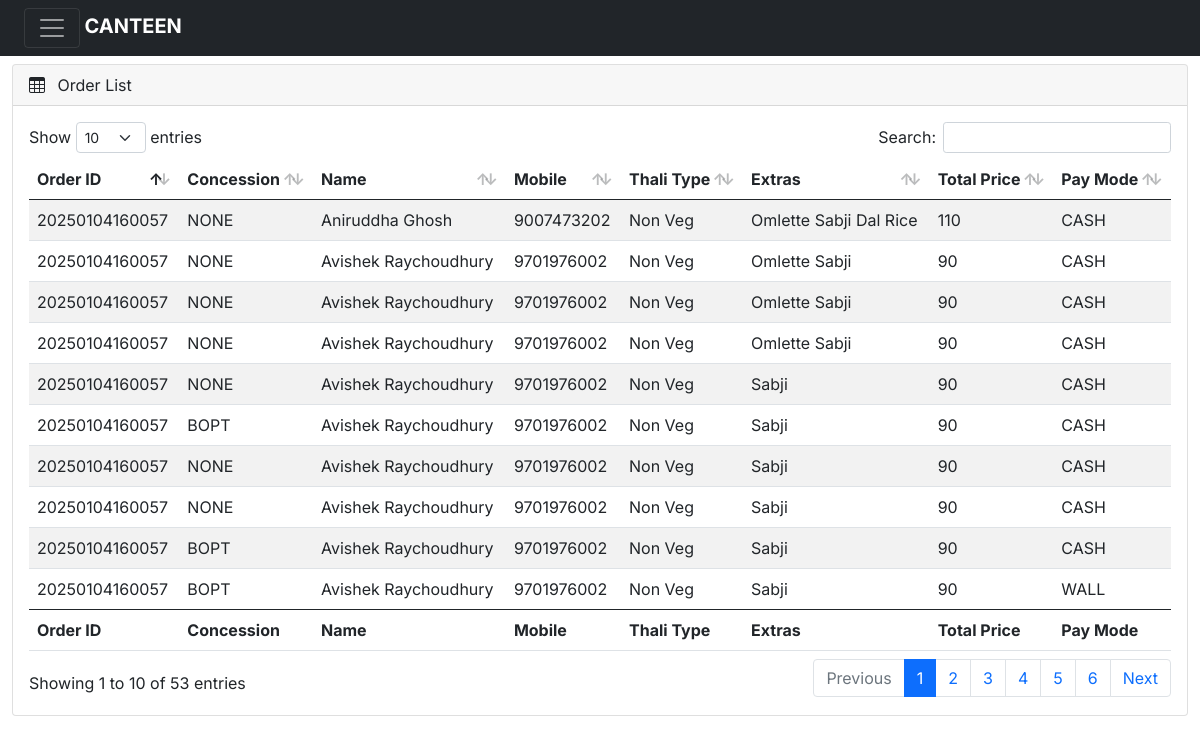
The page /order_list/ on the database as committed earlier.
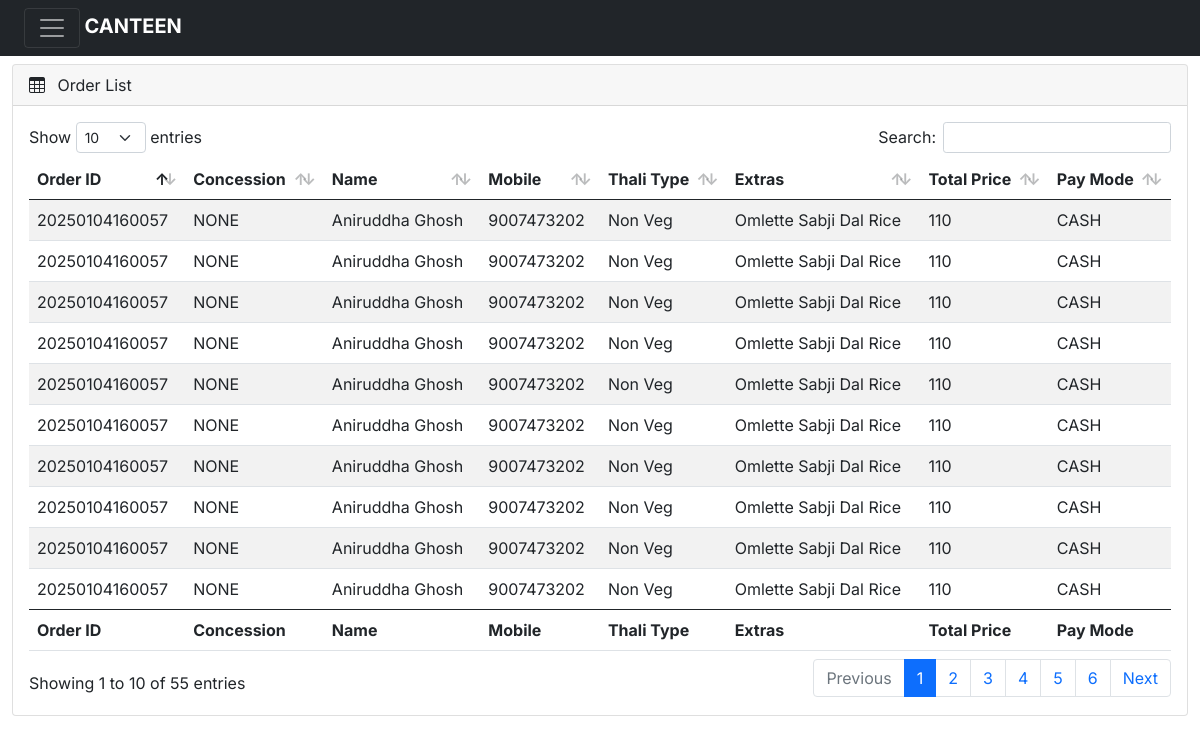
The same page on the database as committed later.
### web/models.py (models this page shows, shortened)
class Order(models.Model):
    id = models.AutoField(primary_key=True)  # Auto-incrementing primary key
    order_id = models.CharField(max_length=100, default=datetime.now().strftime('%Y%m%d%H%M%S'))  # Order ID (timestamp)
    concession_category = models.CharField(max_length=4, blank=True, null=True)  # Concession category (directly stored as a char field)
    customer_mobile = models.CharField(max_length=10, blank=True, null=True)  # Customer mobile number (directly stored)
    customer_name = models.CharField(max_length=200, blank=True, null=True)  # Customer name (directly stored)
    pay_mode = models.CharField(max_length=4, null=True )  # Payment mode (e.g., "CASH", "BILL", "FREE", "WALL", etc.)
    thali_type = models.CharField(max_length=20, blank=True, null=True)  # Thali type (stored as a char field)
    thali_type_name = models.CharField(max_length=20, blank=True, null=True)  # Thali type (stored as a char field)
    extra_item1 = models.CharField(max_length=20, blank=True, null=True)  # Extra item 1 (short name)
    extra_item1_name = models.CharField(max_length=20, blank=True, null=True)
    extra_item2 = models.CharField(max_length=20, blank=True, null=True)  # Extra item 2 (short name)
    extra_item2_name = models.CharField(max_length=20, blank=True, null=True)
    extra_item3 = models.CharField(max_length=20, blank=True, null=True)  # Extra item 3 (short name)
    extra_item3_name = models.CharField(max_length=20, blank=True, null=True)
    extra_item4 = models.CharField(max_length=20, blank=True, null=True)  # Extra item 4 (short name)
    extra_item4_name = models.CharField(max_length=20, blank=True, null=True)  # Extra item 1 (short name)
    total_price = models.IntegerField()  # Total price for the order

### web/views.py (the view)
# urls.py: path('order_list/', views.order_list, name='order_list'),
def order_list(request):
    orders = Order.objects.all()
    return render(request, 'orders/order_list.html', {'orders': orders})

### web/templates/orders/order_list.html (shortened to what this page needs)
{% load static %}
<!DOCTYPE html>
<html lang="en">
<head>
    <link rel="stylesheet" href="{% static 'lib/css/bootstrap.min.css' %}">
    <link rel="stylesheet" href="https://cdn.jsdelivr.net/npm/bootstrap-icons@1.4.1/font/bootstrap-icons.css">
    <link rel="stylesheet" href="{% static 'lib/css/dataTables.bootstrap5.min.css' %}">
    <link rel="stylesheet" href="{% static 'lib/css/style.css' %}">
</head>
<body>
    <nav class="navbar navbar-dark bg-dark fixed-top">
      <div class="container-fluid">
      <div class="container-fluid">
        <button
          class="navbar-toggler"
          type="button"
          data-bs-toggle="offcanvas"
          data-bs-target="#sidebar"
          aria-controls="offcanvasExample"
        >
          <span class="navbar-toggler-icon" data-bs-target="#sidebar"></span>
        </button>
        <a class="navbar-brand me-auto ms-lg-0 ms-3 text-uppercase fw-bold" href="#">Canteen</a>
      </div>
      </nav>
    <main class="mt-5 pt-3">
      <div class="container-fluid">
        <div class="row">
          <div class="col-md-12 mb-3">
            <div class="card">
              <div class="card-header">
                <span><i class="bi bi-table me-2"></i></span> Order List
              </div>
              <div class="card-body">
                <div class="table-responsive">
                  <table id="example" class="table table-striped data-table" style="width: 100%">
                    <thead>
                      <tr>
                        <th>Order ID</th>
                        <th>Concession</th>
                        <th>Name</th>
                        <th>Mobile</th>
                        <th>Thali Type</th>
                        <th>Extras</th>
                        <th>Total Price</th>
                        <th>Pay Mode</th>
                      </tr>
                    </thead>
                    <tbody>
                      {% for order in orders %}
                        <tr>
                          <td>{{ order.order_id }}</td>
                          <td>{{ order.concession_category }}</td>
                          <td>{{ order.customer_name }}</td>
                          <td>{{ order.customer_mobile }}</td>
                          <td>{{ order.thali_type_name }}</td>
                          <td>
                                {% if order.extra_item1 %}{{ order.extra_item1_name }} {% endif %}
                                {% if order.extra_item2 %}{{ order.extra_item2_name }} {% endif %}
                                {% if order.extra_item3 %}{{ order.extra_item3_name }} {% endif %}
                                {% if order.extra_item4 %}{{ order.extra_item4_name }} {% endif %}
                          </td>
                          <td>{{ order.total_price }}</td>
                          <td>{{ order.pay_mode }}</td>
                        </tr>
                      {% endfor %}
                    </tbody>
                    <tfoot>
                      <tr>
                        <th>Order ID</th>
                        <th>Concession</th>
                        <th>Name</th>
                        <th>Mobile</th>
                        <th>Thali Type</th>
                        <th>Extras</th>
                        <th>Total Price</th>
                        <th>Pay Mode</th>
                      </tr>
                    </tfoot>
                  </table>
                </div>
              </div>
            </div>
          </div>
        </div>
      </div>
    </main>
</body>
</html>

Rows that differ between the two databases and show on the page:
removed Order: order_id "20250104160057", concession_category "NONE", customer_name "Avishek Raychoudhury", customer_mobile "9701976002", thali_type_name "Non Veg", extra_item1_name "Omlette", extra_item2_name "Sabji", total_price "90", pay_mode "CASH"
removed Order: order_id "20250104160057", concession_category "NONE", customer_name "Avishek Raychoudhury", customer_mobile "9701976002", thali_type_name "Non Veg", extra_item1_name "Omlette", extra_item2_name "Sabji", total_price "90", pay_mode "CASH"
removed Order: order_id "20250104160057", concession_category "NONE", customer_name "Avishek Raychoudhury", customer_mobile "9701976002", thali_type_name "Non Veg", extra_item1_name "Omlette", extra_item2_name "Sabji", total_price "90", pay_mode "CASH"
removed Order: order_id "20250104160057", concession_category "NONE", customer_name "Avishek Raychoudhury", customer_mobile "9701976002", thali_type_name "Non Veg", extra_item2_name "Sabji", total_price "90", pay_mode "CASH"
removed Order: order_id "20250104160057", concession_category "BOPT", customer_name "Avishek Raychoudhury", customer_mobile "9701976002", thali_type_name "Non Veg", extra_item2_name "Sabji", total_price "90", pay_mode "CASH"
removed Order: order_id "20250104160057", concession_category "NONE", customer_name "Avishek Raychoudhury", customer_mobile "9701976002", thali_type_name "Non Veg", extra_item2_name "Sabji", total_price "90", pay_mode "CASH"
removed Order: order_id "20250104160057", concession_category "NONE", customer_name "Avishek Raychoudhury", customer_mobile "9701976002", thali_type_name "Non Veg", extra_item2_name "Sabji", total_price "90", pay_mode "CASH"
removed Order: order_id "20250104160057", concession_category "BOPT", customer_name "Avishek Raychoudhury", customer_mobile "9701976002", thali_type_name "Non Veg", extra_item2_name "Sabji", total_price "90", pay_mode "CASH"
removed Order: order_id "20250104160057", concession_category "BOPT", customer_name "Avishek Raychoudhury", customer_mobile "9701976002", thali_type_name "Non Veg", extra_item2_name "Sabji", total_price "90", pay_mode "WALL"
added Order: order_id "20250104160057", concession_category "NONE", customer_name "Aniruddha Ghosh", customer_mobile "9007473202", thali_type_name "Non Veg", extra_item1_name "Omlette", extra_item2_name "Sabji", extra_item3_name "Dal", extra_item4_name "Rice", total_price "110", pay_mode "CASH"
added Order: order_id "20250104160057", concession_category "NONE", customer_name "Aniruddha Ghosh", customer_mobile "9007473202", thali_type_name "Non Veg", extra_item1_name "Omlette", extra_item2_name "Sabji", extra_item3_name "Dal", extra_item4_name "Rice", total_price "110", pay_mode "CASH"
added Order: order_id "20250104160057", concession_category "NONE", customer_name "Aniruddha Ghosh", customer_mobile "9007473202", thali_type_name "Non Veg", extra_item1_name "Omlette", extra_item2_name "Sabji", extra_item3_name "Dal", extra_item4_name "Rice", total_price "110", pay_mode "CASH"
added Order: order_id "20250104160057", concession_category "NONE", customer_name "Aniruddha Ghosh", customer_mobile "9007473202", thali_type_name "Non Veg", extra_item1_name "Omlette", extra_item2_name "Sabji", extra_item3_name "Dal", extra_item4_name "Rice", total_price "110", pay_mode "CASH"
added Order: order_id "20250104160057", concession_category "NONE", customer_name "Aniruddha Ghosh", customer_mobile "9007473202", thali_type_name "Non Veg", extra_item1_name "Omlette", extra_item2_name "Sabji", extra_item3_name "Dal", extra_item4_name "Rice", total_price "110", pay_mode "CASH"
added Order: order_id "20250104160057", concession_category "NONE", customer_name "Aniruddha Ghosh", customer_mobile "9007473202", thali_type_name "Non Veg", extra_item1_name "Omlette", extra_item2_name "Sabji", extra_item3_name "Dal", extra_item4_name "Rice", total_price "110", pay_mode "CASH"
added Order: order_id "20250104160057", concession_category "NONE", customer_name "Aniruddha Ghosh", customer_mobile "9007473202", thali_type_name "Non Veg", extra_item1_name "Omlette", extra_item2_name "Sabji", extra_item3_name "Dal", extra_item4_name "Rice", total_price "110", pay_mode "CASH"
added Order: order_id "20250104160057", concession_category "NONE", customer_name "Aniruddha Ghosh", customer_mobile "9007473202", thali_type_name "Non Veg", extra_item1_name "Omlette", extra_item2_name "Sabji", extra_item3_name "Dal", extra_item4_name "Rice", total_price "110", pay_mode "CASH"
added Order: order_id "20250104160057", concession_category "NONE", customer_name "Aniruddha Ghosh", customer_mobile "9007473202", thali_type_name "Non Veg", extra_item1_name "Omlette", extra_item2_name "Sabji", extra_item3_name "Dal", extra_item4_name "Rice", total_price "110", pay_mode "CASH"
Other text that changed with them:
text written by a page script: "Show entries Search: Showing 1 to 10 of 53 entries Previous 1 2 3 4 5 6 Next" → "Show entries Search: Showing 1 to 10 of 55 entries Previous 1 2 3 4 5 6 Next"
